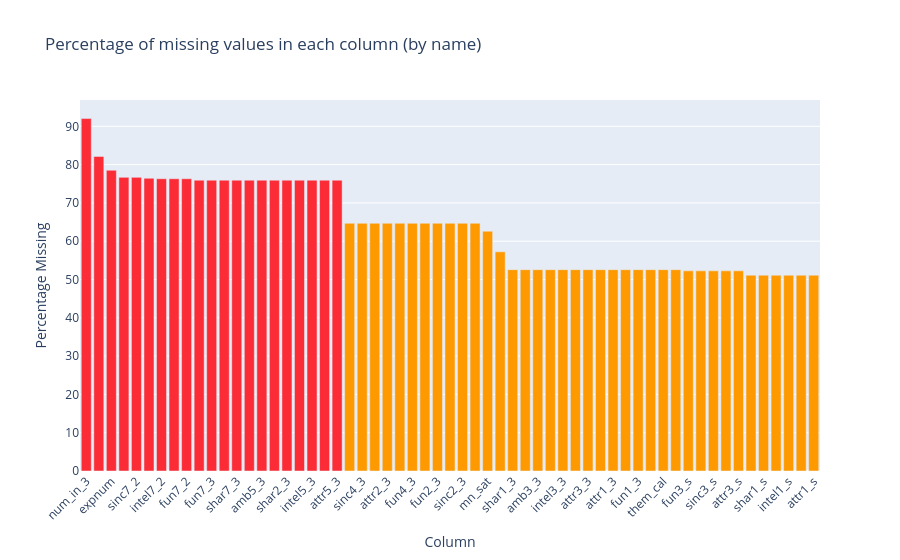

The notebook cell saved with this chart:
### Markdown cell above
![Percentage of Missing Values in Each Column (by index)](../speed_dating__tinder/charts_as_png/2a_percentage_of_missing_values_in_each_column__by_index.png)

### Code cell
def color_code(percent):
    if percent > 70:
        return '#FB2C36'
    elif percent > 50:
        return '#FE9A00'
    else:
        return '#7CCF00'

df_missing_values_sort['color'] = df_missing_values_sort['percent_missing'].apply(color_code)

fig = px.bar(
    df_missing_values_sort,
    x='col_name',
    y='percent_missing',
    color='color',
    color_discrete_map='identity',
    title='Percentage of missing values in each column (by name)',
)

fig.update_layout(
    xaxis_title='Column',
    yaxis_title='Percentage Missing',
    xaxis_tickangle=-45
)

fig.show()

### Figure 1 — Plotly figure (JSON) as saved in the notebook; plotly's stock layout.template omitted (floating-point values rounded to 4 significant figures)
{"data": [{"alignmentgroup": "True", "hovertemplate": "col_name=%{x}<br>percent_missing=%{y}<extra></extra>", "legendgroup": "", "marker": {"color": "#FB2C36", "pattern": {"shape": ""}}, "name": "", "offsetgroup": "", "orientation": "v", "showlegend": false, "textposition": "auto", "type": "bar", "x": ["num_in_3", "numdat_3", "expnum", "amb7_2", "sinc7_2", "shar7_2", "intel7_2", "attr7_2", "fun7_2", "intel7_3", "fun7_3", "amb7_3", "shar7_3", "sinc7_3", "amb5_3", "attr7_3", "shar2_3", "fun5_3", "intel5_3", "sinc5_3", "attr5_3"], "xaxis": "x", "y": [92.03, 82.14, 78.52, 76.67, 76.67, 76.44, 76.32, 76.32, 76.32, 75.94, 75.94, 75.94, 75.94, 75.94, 75.94, 75.94, 75.94, 75.94, 75.94, 75.94, 75.94], "yaxis": "y"}, {"alignmentgroup": "True", "hovertemplate": "col_name=%{x}<br>percent_missing=%{y}<extra></extra>", "legendgroup": "", "marker": {"color": "#FE9A00", "pattern": {"shape": ""}}, "name": "", "offsetgroup": "", "orientation": "v", "showlegend": false, "textposition": "auto", "type": "bar", "x": ["attr4_3", "sinc4_3", "shar4_3", "attr2_3", "intel4_3", "fun4_3", "amb4_3", "fun2_3", "intel2_3", "sinc2_3", "amb2_3", "mn_sat", "tuition", "shar1_3", "you_call", "amb3_3", "fun3_3", "intel3_3", "sinc3_3", "attr3_3", "amb1_3", "attr1_3", "date_3", "fun1_3", "intel1_3", "them_cal", "sinc1_3", "fun3_s", "amb3_s", "sinc3_s", "intel3_s", "attr3_s", "amb1_s", "shar1_s", "fun1_s", "intel1_s", "sinc1_s", "attr1_s"], "xaxis": "x", "y": [64.68, 64.68, 64.68, 64.68, 64.68, 64.68, 64.68, 64.68, 64.68, 64.68, 64.68, 62.6, 57.23, 52.57, 52.57, 52.57, 52.57, 52.57, 52.57, 52.57, 52.57, 52.57, 52.57, 52.57, 52.57, 52.57, 52.57, 52.26, 52.26, 52.26, 52.26, 52.26, 51.11, 51.11, 51.11, 51.11, 51.11, 51.11], "yaxis": "y"}], "layout": {"barmode": "relative", "legend": {"tracegroupgap": 0}, "title": {"text": "Percentage of missing values in each column (by name)"}, "xaxis": {"anchor": "y", "domain": [0, 1], "tickangle": -45, "title": {"text": "Column"}}, "yaxis": {"anchor": "x", "domain": [0, 1], "title": {"text": "Percentage Missing"}}}}
